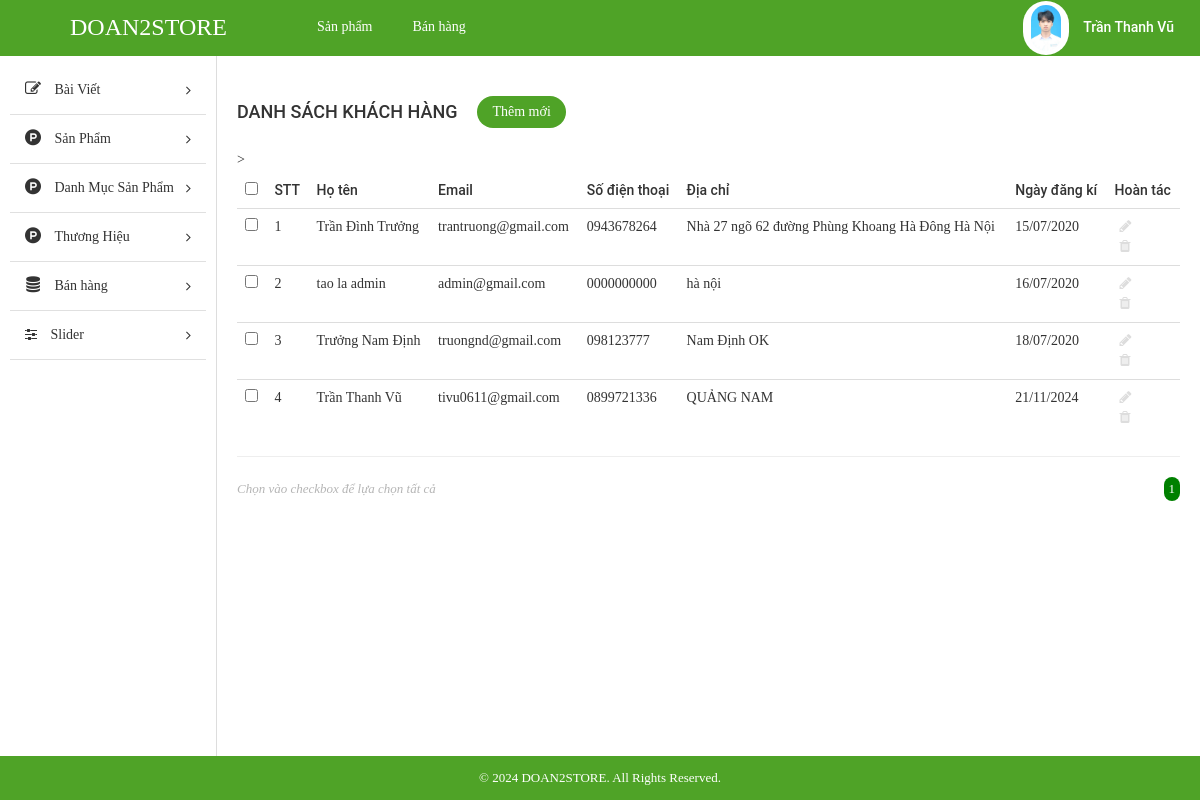
Page /STORE/admin/index.php?modules=customers&controllers=index&action=list (signed in) on the committed database.
### tables this page shows
CREATE TABLE `tbl_customer` (
  `id` int(11) NOT NULL,
  `username` varchar(255) NOT NULL,
  `password` varchar(255) NOT NULL,
  `fullname` varchar(255) NOT NULL,
  `mail` varchar(255) NOT NULL,
  `phone` varchar(10) NOT NULL,
  `address` text NOT NULL,
  `create_date` varchar(255) NOT NULL
);

### STORE/admin/libraries/database.php (called while the page is built, shortened)
<?php
function db_query($query_string) {
    global $conn;
    $result = mysqli_query($conn, $query_string);
    return $result;
}
function db_fetch_array($query_string) {
    $result = array();
    $mysqli_result = db_query($query_string);
    while ($row = mysqli_fetch_assoc($mysqli_result)) {
        $result[] = $row;
    }
    return $result;
}

### STORE/admin/modules/customers/models/indexModel.php (called while the page is built)
<?php
function getAllCustomer(){
	return db_fetch_array("SELECT * FROM `tbl_customer`");
}
 ?>

### STORE/admin/modules/customers/controllers/indexController.php (called while the page is built, shortened)
<?php
function listAction() {
	$data_tmp =  getAllCustomer();
	if(!empty($_GET['page'])){
		$page = $_GET['page'];
	}else{
		$page =1;
	}
	$numProduct = count($data_tmp);
	$productOnPage = 5;
	$num = ceil($numProduct/$productOnPage);
	$start = ($page - 1) * $productOnPage;
	$res =[];
	for ($i=$start; $i < $start+$productOnPage; $i++) {
		if(isset($data_tmp[$i]))
        $res[] = $data_tmp[$i];
	};
	$data = [$res, $num, $page];
	 load_view('index',$data);
}
?>

### STORE/admin/core/router.php (called while the page is built, shortened)
<?php
$action_name = get_action() . 'Action';
call_function(array('construct', $action_name));

### STORE/admin/core/appload.php (called while the page is built, shortened)
<?php
require CONFIGPATH . DIRECTORY_SEPARATOR . 'database.php';
require LIBPATH . DIRECTORY_SEPARATOR . 'database.php';
require COREPATH . DIRECTORY_SEPARATOR . 'base.php';
require COREPATH . DIRECTORY_SEPARATOR . 'router.php';

### STORE/admin/index.php (called while the page is built, shortened)
<?php
require COREPATH . DIRECTORY_SEPARATOR . 'appload.php';

### STORE/admin/modules/customers/views/indexView.php (the view, shortened to what this page needs)
<div id="main-content-wp" class="list-product-page">
    <div class="wrap clearfix">
        <div id="content" class="fl-right">
            <div class="section" id="title-page">
                <div class="clearfix">
                    <h3 id="index" class="fl-left">Danh sách khách hàng</h3>
                    <a href="?page=add_cat" title="" id="add-new" class="fl-left">Thêm mới</a>
                </div>
            </div>
            <div class="section" id="detail-page">
                <div class="section-detail">
                    <div class="table-responsive">
                        <table class="table list-table-wp">
                            <thead>
                                <tr>
                                    <td><input type="checkbox" name="checkAll" id="checkAll"></td>
                                    <td><span class="thead-text">STT</span></td>
                                    <td><span class="thead-text">Họ tên</span></td>
                                    <td><span class="thead-text">Email</span></td>
                                    <td><span class="thead-text">Số điện thoại</span></td>
                                    <td><span class="thead-text">Địa chỉ</span></td>
                                    <td><span class="thead-text">Ngày đăng kí</span></td>>
                                    <td><span class="thead-text">Hoàn tác</span></td>
                                </tr>
                            </thead>
                            <tbody>
                                <?php if(!empty($data['0']))  foreach ($data['0'] as $key => $value) {?>
                                <tr>
                                    <td><input type="checkbox" name="checkItem" class="checkItem"></td>
                                    <td><span class="tbody-text"><?php echo ($key +1); ?></h3></span>
                                    <td><span class="tbody-text"><?php echo $value['fullname']; ?></h3></span>
                                    <td><span class="tbody-text"><?php echo $value['mail']; ?></span></td>
                                    <td><span class="tbody-text"><?php echo $value['phone']; ?></span></td>
                                    <td><span class="tbody-text"><?php echo $value['address']; ?></span></td>
                                    <td><span class="tbody-text"><?php echo $value['create_date']; ?></span></td>
                                    <td>
                                        <ul class="list-operation ">
                                            <li><a href="" title="Sửa" class="edit"><i class="fa fa-pencil" aria-hidden="true"></i></a></li>
                                            <li><a href="" title="Xóa" class="delete"><i class="fa fa-trash" aria-hidden="true"></i></a></li>
                                        </ul>
                                    </td>
                                </tr>
                                <?php }; ?>
                            </tbody>
                        </table>
                        <hr>
                    </div>
                </div>
            </div>
            <div class="section" id="paging-wp">
                <div class="section-detail clearfix">
                    <p id="desc" class="fl-left">Chọn vào checkbox để lựa chọn tất cả</p>
                    <ul id="list-paging" class="fl-right">
                         <?php for ($i=1; $i <= $data['1'] ; $i++) { ?>
                        <li>
                            <a <?php if($i == $data['2']) echo 'style="background-color: green;color:white; border-radius:300px;"';  ?>  href="?modules=categorys&controllers=index&action=list&page=<?php echo $i; ?>" title=""><?php echo $i; ?></a>
                        </li>
                        <?php }; ?>
                    </ul>
                </div>
            </div>
        </div>
    </div>
</div>

### STORE/admin/core/base.php (shortened to what this page needs)
<?php
function get_module()
{
    global $config;
    $module = isset($_GET['modules']) ? $_GET['modules'] : $config['default_module'];
    return $module;
}
function call_function($list_function = array())
{
    if (is_array($list_function)) {
        foreach ($list_function as $f) {
            if (function_exists($f())) {
                $f();
            }
        }
    }
}
function load_view($name, $data_send = array())
{
    $data = $data_send;
    $path = MODULESPATH . DIRECTORY_SEPARATOR . get_module() . DIRECTORY_SEPARATOR . 'views' . DIRECTORY_SEPARATOR . $name . 'View.php';
    if (file_exists($path)) {
        require $path;
    } else {
        echo "Không tìm thấy {$path}";
    }
}
function get_header($name = '')
{
    global $data;
    if (empty($name)) {
        $name = 'header';
    } else {
        $name = "header-{$name}";
    }
    $path = LAYOUTPATH . DIRECTORY_SEPARATOR . $name . '.php';
    if (file_exists($path)) {
        if (is_array($data)) {
            foreach ($data as $key => $a) {
                $$key = $a;
            }
        }
        require $path;
    } else {
        echo "Không tìm thấy {$path}";
    }
}
function get_footer($name = '')
{
    global $data;
    if (empty($name)) {
        $name = 'footer';
    } else {
        $name = "footer-{$name}";
    }
    $path = LAYOUTPATH . DIRECTORY_SEPARATOR . $name . '.php';
    if (file_exists($path)) {
        if (is_array($data)) {
            foreach ($data as $key => $a) {
                $$key = $a;
            }
        }
        require $path;
    } else {
        echo "Không tìm thấy {$path}";
    }
}
function get_sidebar($name = '')
{
    global $data;
    if (empty($name)) {
        $name = 'sidebar';
    } else {
        $name = "sidebar-{$name}";
    }
    $path = LAYOUTPATH . DIRECTORY_SEPARATOR . $name . '.php';
    if (file_exists($path)) {
        if (is_array($data)) {
            foreach ($data as $key => $a) {
                $$key = $a;
            }
        }
        require $path;
    } else {
        echo "Không tìm thấy {$path}";
    }
}

### STORE/admin/public/css/import/global.css (style rules this page uses)
body { font-family: "Roboto Regular"; font-size: 14px; line-height: 24px; color: #333; }
.fl-left { float: left; }
.fl-right { float: right; }
ul li { list-style: none!important; }
a { text-decoration: none!important; }

### STORE/admin/public/css/import/list_post.css (style rules this page uses)
#content { width: 82%; border-left: 1px solid #ddd; padding: 20px; }
#add-new { display: inline-block; color: #fff; background: #4fa327; padding: 4px 15px; margin: 20px; border-radius: 20px; }
#index { font-family: 'Roboto Medium'; font-weight: normal; text-transform: uppercase; font-size: 18px; padding: 24px 0px; }
.list-table-wp thead tr td { font-family: 'Roboto Medium'; font-weight: normal; }
.list-operation li { float: left; }
.list-operation li a { display: block; padding: 0px 5px; color: #ddd; }
.list-operation { width: 25%; }
#paging-wp #desc { font-size: 13px; color: #b5b5b5; font-style: italic; }
#list-paging li { float: left; }
#list-paging li a { display: inline-block; color: #555; font-size: 13px; padding: 0px 5px; }

### STORE/admin/public/css/import/detail_order.css (style rules this page uses)
.table { margin-bottom: 0!important; }

### rows in the picture
tbl_customer: fullname "Trần Đình Trưởng", mail "trantruong@gmail.com", phone "0943678264", address "Nhà 27 ngõ 62 đường Phùng Khoang Hà Đông Hà Nội", create_date "15/07/2020"
tbl_customer: fullname "tao la admin", mail "admin@gmail.com", phone "0000000000", address "hà nội", create_date "16/07/2020"
tbl_customer: fullname "Trưởng Nam Định", mail "truongnd@gmail.com", phone "098123777", address "Nam Định OK", create_date "18/07/2020"
tbl_customer: fullname "Trần Thanh Vũ", mail "tivu0611@gmail.com", phone "0899721336", address "QUẢNG NAM", create_date "21/11/2024"
